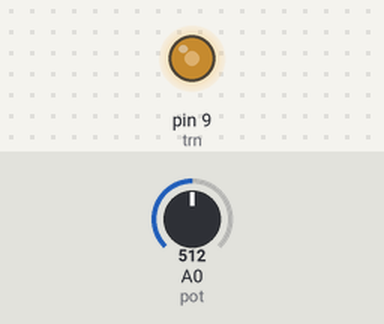
The sketch below on a simulated Arduino Uno, built with avr-gcc and run on an emulated ATmega328P. Shown: output pins drawn as LEDs (lit = HIGH). The inputs (shaded band) are chosen by the test bench; at power-on: A0 (pot) = 512.

Above: at 1.2 s.
1.3 s: A0 (pot) set to 716
At 2.4 s:
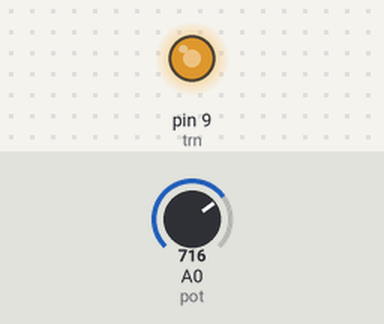
2.8 s: A0 (pot) set to 900
At 3.5 s:
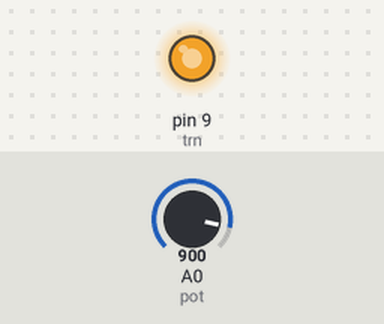
4.3 s: A0 (pot) set to 122
At 4.7 s:
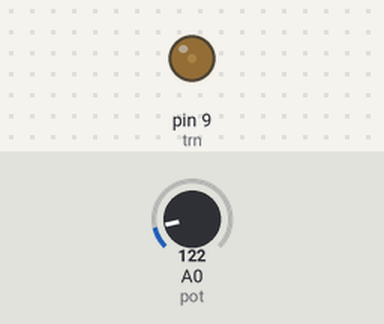
5.8 s: A0 (pot) set to 0
At 7.0 s:
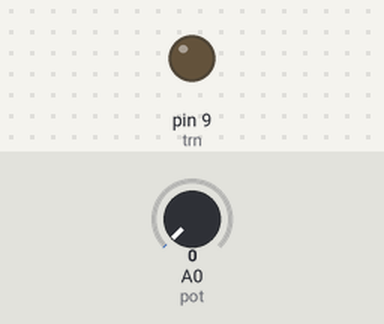
Timing chart, 0 to 8.3 s (numbered marks = the images above; inputs shaded):
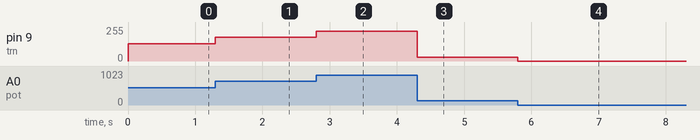

The sketch:

dcmotor1.ino
```cpp
int pot = A0;
int trn=9;
int potval ;

void setup() {
  pinMode(trn,OUTPUT);


}

void loop() {
  potval=analogRead(pot) /4;

  analogWrite(trn,potval);


}
```

Measured:
- after the input at 1.3 s, pin 9 (trn): 128/255 → 179/255 at once
- after the input at 2.8 s, pin 9 (trn): 179/255 → 225/255 at once
- after the input at 4.3 s, pin 9 (trn): 225/255 → 30/255 at once
- after the input at 5.8 s, pin 9 (trn): 30/255 → 0/255 at once
